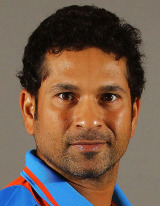
#> input picture LAB Project/Face Detection using saved pictures/sachin.jpg, 160 x 206 px, given in place of the camera
$ jupyter execute --allow-errors Untitled1.ipynb
#> lines starting #> are read from the running program, lines starting #| are printed output that depends on the picture; after the words box and inside, x2 and y2 are one past the last pixel; in counts of white or black regions, pixels touching at a corner belong together
[cell 1]
import numpy as np
import cv2
faceCascade = cv2.CascadeClassifier('Cascades/haarcascade_frontalface_default.xml')
cap = cv2.VideoCapture(0)
cap.set(3,640) # set Width
cap.set(4,480) # set Height
while True:
    ret, img = cap.read()
#> img is the input picture: shape (206, 160, 3); mean B, G, R 77.3, 93.1, 117.1
    #img = cv2.flip(img, -1)
    if ret:
        gray = cv2.cvtColor(img, cv2.COLOR_BGR2GRAY,0)
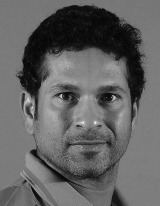
#> gray: shape (206, 160); min 2, max 239, mean 98.5
        faces = faceCascade.detectMultiScale(
            gray,
            scaleFactor=1.2,
            minNeighbors=5,
            minSize=(20, 20)
        )
#> faces = [[24, 49, 125, 125]]
        for (x,y,w,h) in faces:
            cv2.rectangle(img,(x,y),(x+w,y+h),(255,0,0),2)
            roi_gray = gray[y:y+h, x:x+w]
            roi_color = img[y:y+h, x:x+w]
#> this loop made 1 pass
#> pass 1, `roi_gray = gray[y:y+h, x:x+w]`:
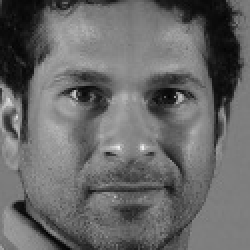
#> roi_gray: shape (125, 125) (shown 2 times larger); min 2, max 239, mean 104.3
#> pass 1, `roi_color = img[y:y+h, x:x+w]`:
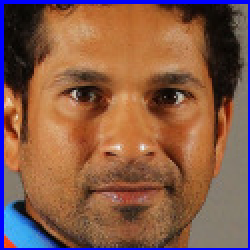
#> roi_color: shape (125, 125, 3) (shown 2 times larger); mean B, G, R 73.1, 90.9, 133.9
#> after the loop:
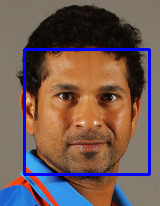
#> img: shape (206, 160, 3); 4.54% of pixels changed, all inside (x1, y1, x2, y2) = (23, 48, 151, 176)
        cv2.imshow('video',img)
    else:
        print("No image captured!\n")
        continue
    k = cv2.waitKey(30) & 0xff
#> (key Esc is pressed here)
#> `img = cv2.flip(img, -1)`:
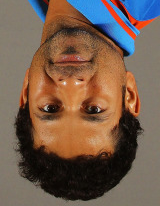
#> img: shape (206, 160, 3); mean B, G, R 77.3, 93.1, 117.1
#> `gray = cv2.cvtColor(img, cv2.COLOR_BGR2GRAY)`:
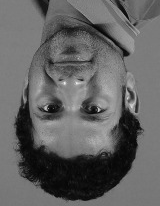
#> gray: shape (206, 160); min 2, max 239, mean 98.5
#> `faces = faceCascade.detectMultiScale2( gray, scaleFactor=1.2, minNeigh..`: faces = ((), ())
    if k == 27: # press 'ESC' to quit
        break
cap.release()
cv2.destroyAllWindows()

[cell 2]
import numpy as np
import cv2
faceCascade = cv2.CascadeClassifier('haarcascade_frontalface_default.xml')
cap = cv2.VideoCapture(0)
cap.set(3,640) # set Width
cap.set(4,480) # set Height
ret, img = cap.read()
#> (the rest of this cell did not finish here and is left out)

[cell 3]
import cv2

cap = cv2.VideoCapture(0)

# Check if the webcam is opened correctly
if not cap.isOpened():
    raise IOError("Cannot open webcam")

while True:
    ret, frame = cap.read()
    frame = cv2.resize(frame, None, fx=0.5, fy=0.5, interpolation=cv2.INTER_AREA)
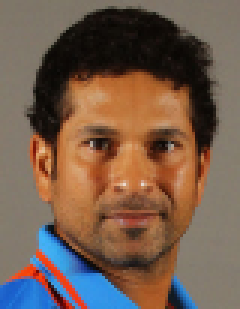
#> frame: shape (103, 80, 3) (shown 3 times larger); mean B, G, R 77.4, 93.3, 117.2
    cv2.imshow('Input', frame)

    c = cv2.waitKey(1)
#> (key Esc is pressed here)
    if c == 27:
        break

cap.release()
cv2.destroyAllWindows()
